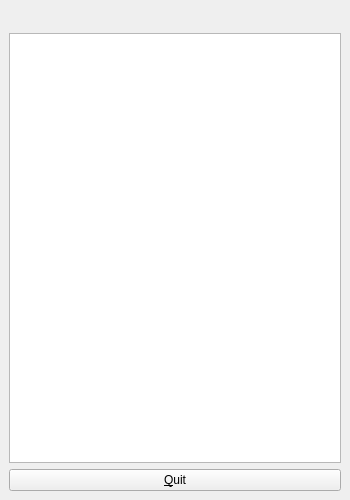
<?xml version="1.0" encoding="UTF-8"?>
<ui version="4.0">
 <class>MainWindowBase</class>
 <widget class="QMainWindow" name="MainWindowBase">
  <property name="geometry">
   <rect>
    <x>0</x>
    <y>0</y>
    <width>350</width>
    <height>500</height>
   </rect>
  </property>
  <property name="minimumSize">
   <size>
    <width>350</width>
    <height>500</height>
   </size>
  </property>
  <property name="windowTitle">
   <string>Screen Ticket</string>
  </property>
  <widget class="QWidget" name="centralwidget">
   <layout class="QVBoxLayout" name="verticalLayout">
    <item>
     <widget class="QLabel" name="mui_printerTitle">
      <property name="font">
       <font>
        <pointsize>12</pointsize>
        <weight>75</weight>
        <bold>true</bold>
       </font>
      </property>
      <property name="alignment">
       <set>Qt::AlignCenter</set>
      </property>
     </widget>
    </item>
    <item>
     <widget class="QTextEdit" name="mui_ticket">
      <property name="readOnly">
       <bool>true</bool>
      </property>
     </widget>
    </item>
    <item>
     <widget class="QPushButton" name="mui_quit">
      <property name="text">
       <string>&amp;Quit</string>
      </property>
     </widget>
    </item>
   </layout>
  </widget>
 </widget>
 <resources/>
 <connections/>
</ui>
